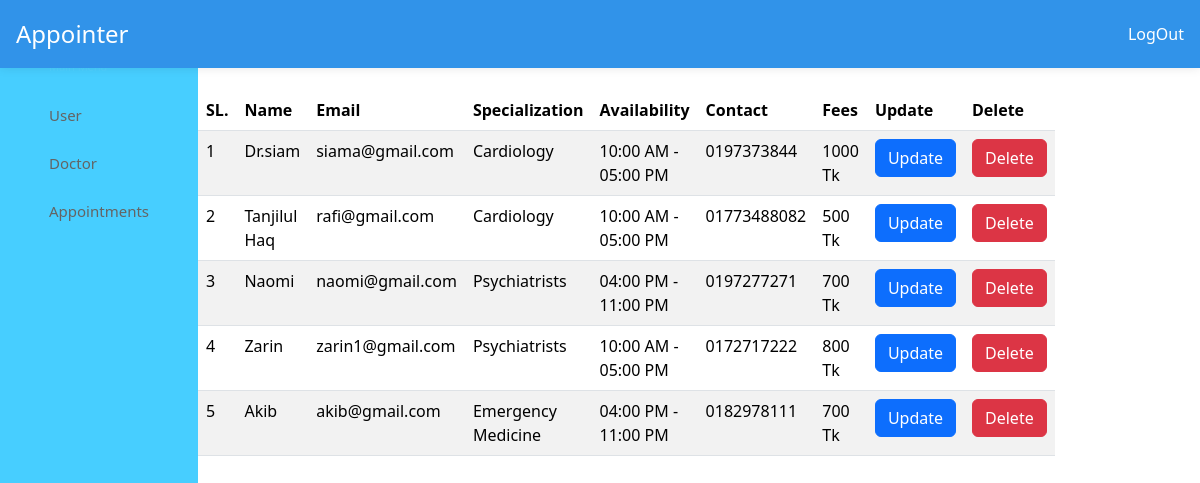
Page /admindoctor.php on the committed database.
### tables this page shows
CREATE TABLE `doctor` (
  `id` int(11) NOT NULL,
  `Name` varchar(300) NOT NULL,
  `Email` varchar(300) NOT NULL,
  `Password` varchar(200) NOT NULL,
  `Specialization` varchar(100) NOT NULL,
  `Availability` varchar(100) NOT NULL,
  `Contact_Information` varchar(100) NOT NULL,
  `Image` varchar(100) NOT NULL,
  `Fee` int(11) NOT NULL,
  `User_type` varchar(50) NOT NULL
);

### admindoctor.php (the view, shortened to what this page needs)
<!DOCTYPE html>
<html lang="en">
<head>
<link rel="stylesheet" href="css/admin.css"/>
<link rel="stylesheet" href="https://cdnjs.cloudflare.com/ajax/libs/font-awesome/6.5.0/css/all.min.css">
<link href="https://cdn.jsdelivr.net/npm/bootstrap@5.3.2/dist/css/bootstrap.min.css" rel="stylesheet">
<link rel="stylesheet" href="https://cdnjs.cloudflare.com/ajax/libs/font-awesome/6.2.0/css/all.min.css" />
</head>
<body>
    <header class="header">
    <div class="logo">
        <a style="text-decoration: none;color: white;" href="/">Appointer</a>
    </div>
    <div class="header-icons">
        <a style="text-decoration: none;color: white;" href="logout.php">LogOut<ion-icon name="log-out-outline"></ion-icon></a>
    </div>
    </header>
<div class="container_r">
    <nav>
        <div class="side_navbar">
        <span>Main Menu</span>
        <a style="text-decoration: none" href="admin.php"><ion-icon name="person-sharp"></ion-icon>User</a>
        <a style="text-decoration: none" href="admindoctor.php"><ion-icon name="medkit-sharp"></ion-icon>Doctor</a>
        <a style="text-decoration: none" href="adminapp.php"><ion-icon name="receipt-outline"></ion-icon>Appointments</a>
        </div>
    </nav>
    <diV class=custab>
    <?php
    @include 'config.php';
        $sql = "SELECT * FROM doctor ";
        $result = $conn->query($sql);
        if ($result->num_rows > 0) {
            echo "<table class='table table-striped'>";
            echo "<thead class='thead-dark'><tr><th>SL.</th><th>Name</th><th>Email</th><th>Specialization</th>
            <th>Availability</th><th>Contact</th><th>Fees</th><th>Update</th><th>Delete</th></tr></thead>";
            echo "<tbody>";
            $i = 1;
            while ($row = $result->fetch_assoc()) {
                echo "<tr>";
                echo "<td>{$i}</td>";
                echo "<td>{$row["Name"]}</td>";
                echo "<td>{$row["Email"]}</td>";
                echo "<td>{$row["Specialization"]}</td>";
                echo "<td>{$row["Availability"]}</td>";
                echo "<td>{$row["Contact_Information"]}</td>";
                echo "<td>{$row["Fee"]} Tk</td>";
                echo "<td><a href='updatedoctor.php?id={$row["id"]}' class='btn btn-primary'>Update</a></td>";
                echo "<td>
                        <form method='POST' action='deletedoc.php'>
                            <input type='hidden' name='doc_id' value='{$row["id"]}'>
                            <button type='submit' class='btn btn-danger' onclick='return confirm(\"Are you sure you want to delete Doctor?\")'>Delete</button>
                        </form>
                    </td>";
                echo "</tr>";
                $i++;
            }
            echo "</tbody></table>";
        } else {
            echo "0 results";
        }
    ?>
    </diV>
</div>
<link rel="stylesheet" href="https://cdnjs.cloudflare.com/ajax/libs/font-awesome/6.4.0/css/all.min.css" />
</html>

### css/admin.css (style rules this page uses)
.header { position: fixed; top: 0; left: 0; right: 0; width: 100%; padding: 1rem 1rem; z-index: 1000; display: flex; box-shadow: 0 0 10px rgba(0,0,0,0.1); align-items: center; justify-content: space-between; background-color: rgb(49, 147, 233); }
.header .logo { color: rgb(125, 212, 243); font-size: 1.5rem; }
.container_r { margin-top: 10px; display: flex; justify-content: space-between; text-decoration: none; }
nav { background: rgb(71, 206, 255); height: 100vh; text-decoration: none; }
.side_navbar { padding: 1px; display: flex; flex-direction: column; text-decoration: none; margin-top: 2rem; }
.side_navbar span { color: rgb(79, 208, 255); margin: 1rem 3rem; font-size: 11px; }
.side_navbar a { width: 100%; padding: 0.8rem 3rem; font-weight: 500; font-size: 15px; color: rgb(100, 100, 100); text-decoration: none; }
.custab { margin: 5rem 0 5rem 0; margin-right: 50rem; }

### rows in the picture
doctor: Name "Dr.siam", Email "siama@gmail.com", Specialization "Cardiology", Availability "10:00 AM - 05:00 PM", Contact_Information "0197373844", Fee "1000"
doctor: Name "Tanjilul Haq", Email "rafi@gmail.com", Specialization "Cardiology", Availability "10:00 AM - 05:00 PM", Contact_Information "01773488082", Fee "500"
doctor: Name "Naomi", Email "naomi@gmail.com", Specialization "Psychiatrists", Availability "04:00 PM - 11:00 PM", Contact_Information "0197277271", Fee "700"
doctor: Name "Zarin", Email "zarin1@gmail.com", Specialization "Psychiatrists", Availability "10:00 AM - 05:00 PM", Contact_Information "0172717222", Fee "800"
doctor: Name "Akib", Email "akib@gmail.com", Specialization "Emergency Medicine", Availability "04:00 PM - 11:00 PM", Contact_Information "0182978111", Fee "700"
